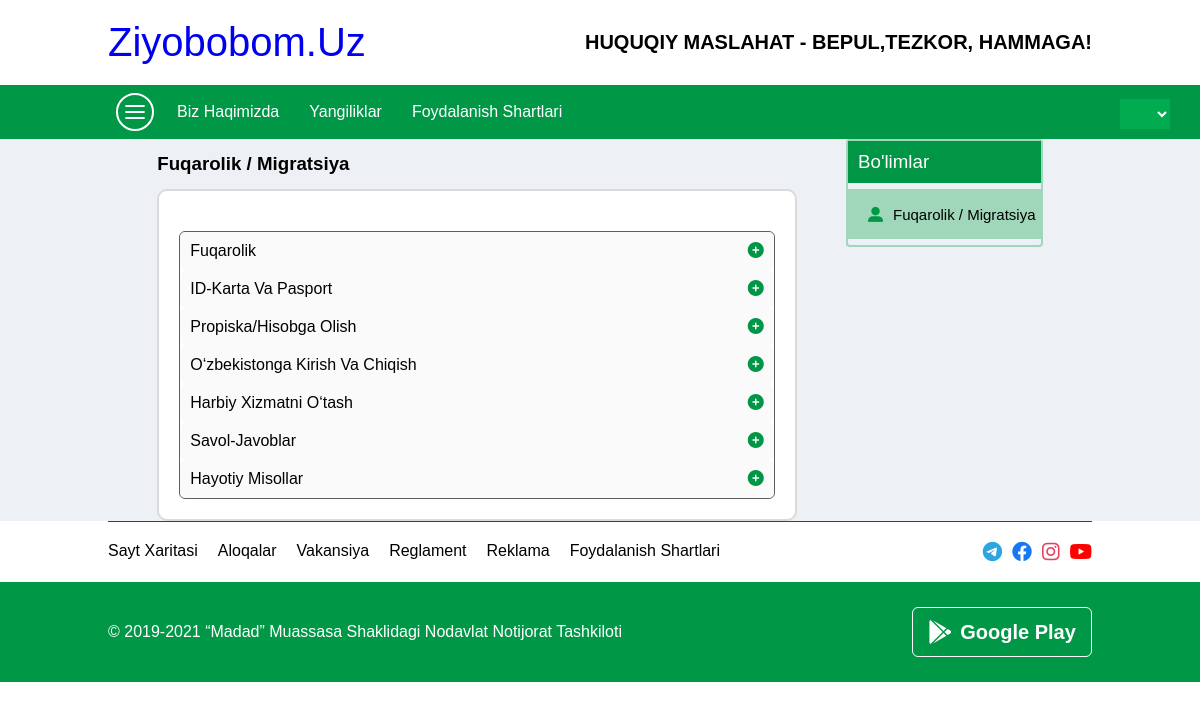
The page /bolim/7/ on the database its author committed.
### qonun/models.py (models this page shows, shortened)
class Bolim(models.Model):
    nom = models.CharField(max_length=100)
    rasm = models.FileField(blank=True)

class Mavzu(models.Model):
    nom = models.CharField(max_length=100)
    bolim = models.ForeignKey(Bolim, on_delete=models.CASCADE)

### qonun/views.py (the view)
# urls.py: path('bolim/<int:pk>/', BolimView.as_view()),
class BolimView(View):
    def get(self, request, pk):
        b = Bolim.objects.get(id=pk)
        data = {
            'bolim': b,
            'bolimlar': Bolim.objects.filter(id=pk),
            'mavzular': Mavzu.objects.filter(bolim=b),
            'darslar': Dars.objects.all()
        }
        return render(request, 'mehnat-m.html', data)

### Template/mehnat-m.html (shortened to what this page needs)
<!DOCTYPE html>
<html>
{% load static %}
{% load i18n %}
{% get_current_language as LANGUAGE_CODE %}
  <head>
    <link rel="stylesheet" type="text/css" media="screen" href="{% static 'css/main.css' %}" />
    <link
      rel="stylesheet"
      href="https://cdnjs.cloudflare.com/ajax/libs/font-awesome/6.1.1/css/all.min.css"
    />
  </head>
  <body>
    <div class="container">
      <section class="logo">
        <a href="./">
          <div class="brend">
          ziyobobom.uz
        </div>
        </a>
        <h1>
          HUQUQIY MASLAHAT - BEPUL,TEZKOR, HAMMAGA!
        </h1>
      </section>
      <section class="navbar">
        <div class="links">
          <ul class="menu-icon">
            <li></li>
            <li></li>
            <li></li>
          </ul>
          <ul class="desktop-links">
           {% if LANGUAGE_CODE != 'uz-latn' %}
            <li><a href="/{{LANGUAGE_CODE}}/biz-haqimizda/">Biz haqimizda</a></li>
            <li><a href="/{{LANGUAGE_CODE}}/yangiliklar/">Yangiliklar</a></li>
            <li><a href="/{{LANGUAGE_CODE}}/foydalanish-shartlari/">Foydalanish shartlari</a></li>
            {% else %}
            <li><a href="/biz-haqimizda/">Biz haqimizda</a></li>
            <li><a href="/yangiliklar/">Yangiliklar</a></li>
            <li><a href="/foydalanish-shartlari/">Foydalanish shartlari</a></li>
            {% endif %}
          </ul>
        </div>
        <select class="language">
          </select>
      </section>
      <section class="condition">
        <div class="left">
          <h3>{{bolim.nom}}</h3>
          <div class="left-info">
            <div class="accardion">
              {% for mavzu in mavzular %}
              <div class="accardion-title">
                {{mavzu.nom}}
                <i class="fa-solid fa-circle-plus plus"></i>
              </div>
              {% endfor %}
            </div>
          </div>
        </div>
        <div class="right">
          <h3>Bo'limlar</h3>
          {% for i in bolimlar %}
          <a href="/bolim/{{bolim.id}}/" class="card active">
            <i class="fa-solid fa-user-large"></i> {{i.nom}}
          </a>
          {% endfor %}
        </div>
      </section>
      <section class="footer">
        <div class="footer-nav">
          <ul>
            <li>Sayt xaritasi</li>
            <li>Aloqalar</li>
            <li>Vakansiya</li>
            <li>Reglament</li>
            <li>Reklama</li>
            <li>Foydalanish shartlari</li>
          </ul>
          <div class="social">
            <i class="fa-brands fa-telegram"></i>
            <i class="fa-brands fa-facebook"></i>
            <i class="fa-brands fa-instagram"></i>
            <i class="fa-brands fa-youtube"></i>
          </div>
        </div>
      </section>
      <section class="about-me">
        <div>
          © 2019-2021 “Madad” muassasa shaklidagi nodavlat notijorat tashkiloti
        </div>
        <div>
          <i class="fa-brands fa-google-play"></i>
          <b>Google Play</b>
        </div>
      </section>
    </div>
  </body>
</html>

### Static/css/main.css (style rules this page uses)
* { font-family: "Nunito", sans-serif; margin: 0; padding: 0; box-sizing: border-box; text-decoration: none; outline: 0; border: none; text-transform: capitalize; transition: all 0.2s linear; }
.container { max-width: 1700px !important; width: 100% !important; margin: 0 auto; position: relative; }
.container section { padding: 0px 9%; }
.container .active { opacity: 1; top: 0px; }
.container .logo { display: flex; justify-content: space-between; align-items: center; }
.container .logo h1 { font-size: 20px; }
.container .logo .brend { margin: 20px 0px; font-size: 40px; }
.container .navbar { display: flex; align-items: center; background-color: rgb(0, 152, 70); justify-content: space-between; color: white; position: relative; }
.container .navbar .links { display: flex; align-items: center; }
.container .navbar .links .menu-icon { width: 38px; height: 38px; border: 2px solid rgb(255, 255, 255); border-radius: 50%; display: flex; flex-direction: column; justify-content: center; margin: 8px; padding-left: 5px; }
.container .navbar .links .menu-icon li { width: 20px; height: 2px; border-radius: 2px; margin: 2px; border: 1px solid white; background-color: white; }
.container .navbar .links ul { display: flex; list-style-type: none; }
.container .navbar .links ul li { margin: 0px 5px; font-size: 16px; }
.container .navbar .links ul li a { padding: 20px 10px; text-align: center; color: white; text-decoration: none; }
.container .navbar .language { position: absolute; width: 50px; height: 30px; background-color: rgb(0, 172, 79); right: 30px; color: white; display:flex; flex-direction:column; text-align:center; overflow: hidden; top: 14px; }
.footer-nav { display: flex; justify-content: space-between; padding-top: 20px !important; padding-bottom: 20px !important; border-top: 1px solid rgb(63, 63, 63); }
.footer-nav ul { display: flex; flex-wrap: wrap; list-style-type: none; }
.footer-nav ul li { margin-right: 20px; }
.footer-nav .social { font-size: 20px; display: flex; gap: 10px; }
.footer-nav .social i { transition: all 0.4s ease; }
.footer-nav .social i:nth-child(1) { color: rgb(44, 165, 224); }
.footer-nav .social i:nth-child(2) { color: rgb(24, 119, 242); }
.footer-nav .social i:nth-child(3) { color: rgb(228, 64, 95); }
.footer-nav .social i:nth-child(4) { color: rgb(255, 0, 0); }
.about-me { padding-top: 25px !important; padding-bottom: 25px !important; background-color: rgb(0, 152, 70); color: white; display: flex; flex-wrap: wrap; justify-content: space-between; align-items: center; }
.about-me div:nth-child(2) { width: 180px; height: 50px; border: 1px solid white; border-radius: 6px; transition: all 0.5s ease; display: flex; align-items: center; justify-content: center; font-size: 20px; }
.about-me div:nth-child(2) i { font-size: 24px; margin-right: 8px; }
.accardion-title { padding: 10px; border-radius: 6px; background-color: rgb(250, 250, 250); position: relative; padding-right: 24px; }
.accardion-title i { position: absolute; right: 10px; top: 10px; color: rgb(0, 150, 70); }
.accardion { border-radius: 6px; border: 1px solid rgb(94, 92, 92); margin-top: 20px; cursor: pointer; }
.condition { width: 100%; display: flex; background-color: rgb(237, 240, 244); padding: 20px 40px; display: flex; justify-content: space-evenly; }
.condition .left { width: 65%; }
.condition .left h3 { line-height: 50px; }
.condition .left-info { width: 100%; background-color: white; border: 2px solid rgb(218, 218, 218); border-radius: 10px; padding: 20px; }
.condition .right { border: 2px solid rgb(160, 214, 185); width: 20%; border-radius: 4px; height: fit-content; }
.condition .right h3 { background-color: rgb(0, 150, 70); color: white; padding: 10px 10px; font-weight: 100; }
.condition .right .card { display: flex; align-items: center; height: 50px; margin: 6px 0px; padding-left: 10px; font-size: 15px; color: black; }
.condition .right .card i { margin: 0px 10px; color: rgb(0, 152, 70); }
.condition .right .card.active { background-color: rgb(160, 214, 185); }

### rows shown on the page
Bolim: nom "Fuqarolik / Migratsiya"
Mavzu: nom "Fuqarolik"
Mavzu: nom "ID-Karta Va Pasport"
Mavzu: nom "Propiska/Hisobga Olish"
Mavzu: nom "O‘zbekistonga Kirish Va Chiqish"
Mavzu: nom "Harbiy Xizmatni O‘tash"
Mavzu: nom "Savol-Javoblar"
Mavzu: nom "Hayotiy Misollar"
